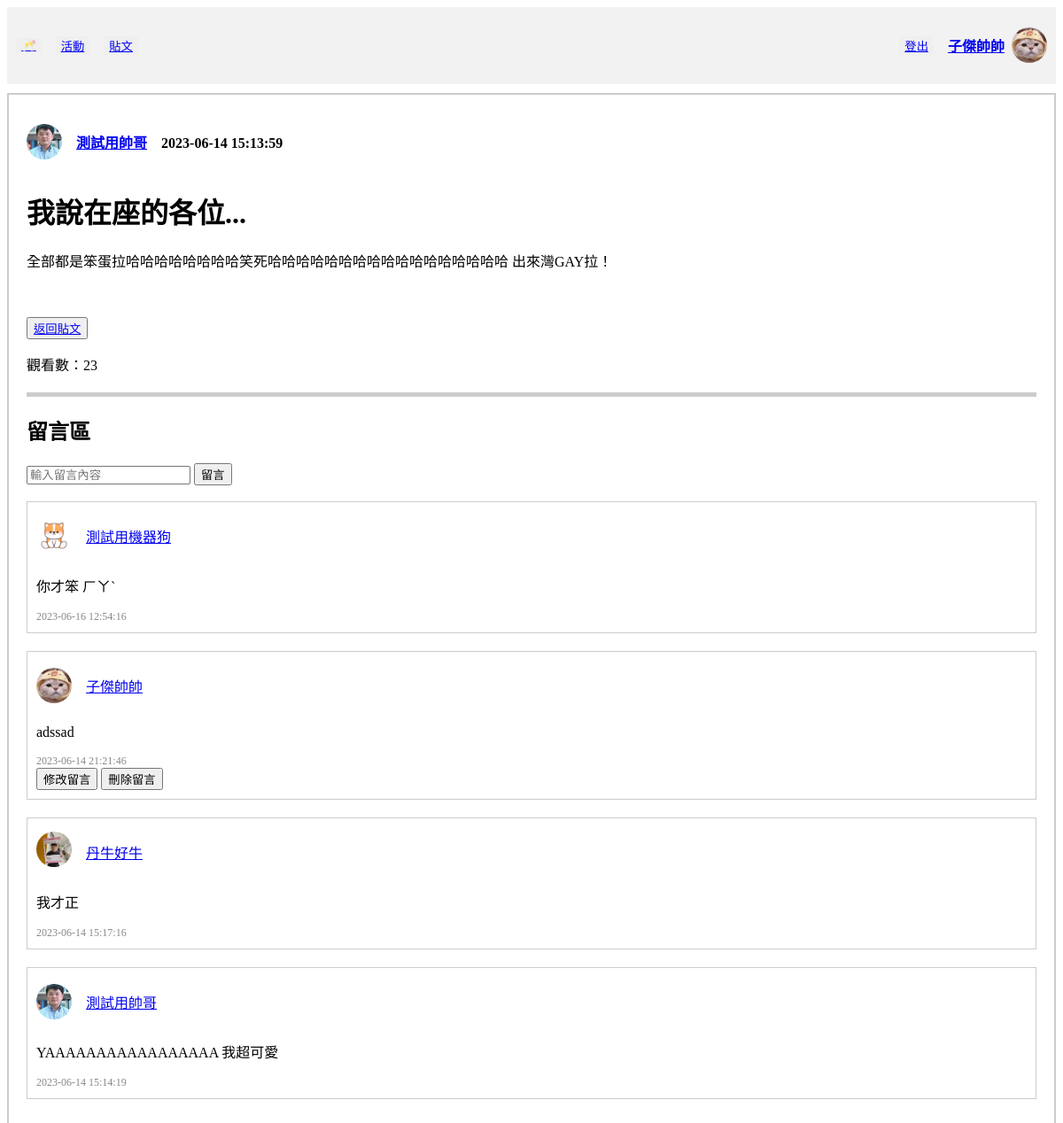
The app's page /post/posts/17 (signed in) with its own data.
### tables this page shows
CREATE TABLE "User" (
	"userID"	INTEGER,
	"password"	VARCHAR(10),
	"nickname"	VARCHAR(10) NOT NULL,
	"gender"	VARCHAR(1) NOT NULL,
	"birth"	TEXT,
	"cellphone"	VARCHAR(10),
	"email"	TEXT UNIQUE,
	"image" TEXT,
	PRIMARY KEY("userID" AUTOINCREMENT)
);

CREATE TABLE "Post" (
	"postID"	INTEGER,
	"postUserID"	INTEGER,
	"postTime"	TEXT,
	"postTitle"	TEXT,
	"postContent"	TEXT,
	"postView"	INT,
	FOREIGN KEY("postUserID") REFERENCES "User"("userID"),
	PRIMARY KEY("postID" AUTOINCREMENT)
);

CREATE TABLE "Comment" (
	"commentID"	INTEGER,
	"commentPostID"	INTEGER,
	"commentUserID"	INTEGER,
	"commentTime"	TEXT,
	"commentContent"	TEXT,
	FOREIGN KEY("commentUserID") REFERENCES "User"("userID") ON DELETE CASCADE,
	FOREIGN KEY("commentPostID") REFERENCES "Post"("postID") ON DELETE CASCADE,
	PRIMARY KEY("commentID" AUTOINCREMENT)
);

### crud/crudPost.py (the view)
@post_bp.route("/posts/<string:sortmethod>", methods=["GET", "POST"])
def posts_method(sortmethod):
    userID = session["userID"]
    searching_value = ""
    if sortmethod == "newest" or sortmethod == "None":
        sortmethod = "newest"
        con = sql.connect("funCrew_db.db")
        con.row_factory = sql.Row
        cur = con.cursor()
        cur.execute(
            "SELECT * FROM Post, User WHERE postUserID = userID ORDER BY postTime DESC"
        )
        posts = cur.fetchall()
        con.commit()
        con.close()
    elif sortmethod == "mostView":
        con = sql.connect("funCrew_db.db")
        con.row_factory = sql.Row
        cur = con.cursor()
        cur.execute(
            "SELECT * FROM Post, User WHERE postUserID = userID ORDER BY postView DESC"
        )
        posts = cur.fetchall()
        con.commit()
        con.close()
    elif sortmethod == "hotest":
        con = sql.connect("funCrew_db.db")
        con.row_factory = sql.Row
        cur = con.cursor()
        cur.execute(
            "SELECT * FROM Post, User LEFT JOIN Comment ON postID=commentPostID WHERE postUserID=userID GROUP BY postID ORDER BY count(commentPostID) DESC"
        )
        posts = cur.fetchall()
        con.commit()
        con.close()
    elif sortmethod == "searching":
        if request.form.get("searching_value"):
            searching_value = request.form.get("searching_value")
        elif request.args.get("searching_value"):
            searching_value = request.args.get("searching_value")
        searching_exp = "%" + searching_value + "%"
        con = sql.connect("funCrew_db.db")
        con.row_factory = sql.Row
        cur = con.cursor()
        cur.execute(
            "SELECT * FROM Post, User WHERE postUserID = userID AND (postTitle LIKE ? OR nickName LIKE ?)",
            (
                searching_exp,
                searching_exp,
            ),
        )
        posts = cur.fetchall()
        con.commit()
        con.close()
    elif sortmethod == "my_posts":
        con = sql.connect("funCrew_db.db")
        con.row_factory = sql.Row
        cur = con.cursor()
        cur.execute(
            "SELECT * FROM Post WHERE postUserID = ? ORDER BY postTime DESC", (userID,)
        )
        posts = cur.fetchall()
        con.commit()
        con.close()
    return render_template(
        "posts.html",
        nickname=get_nickname(userID),
        avatar=get_avatar_path(userID),
        posts=posts,
        userID=userID,
        sortmethod=sortmethod,
        searching_value=searching_value,
    )

### templates/post_detail.html (shortened to what this page needs)
<!DOCTYPE html>
<html lang="zh-Hant-TW">
<head>
</head>
<body>
    <div class="header">
        <div class="header-left">
            <button class="button"><a href="/home"> 🥂 </a></button>
            <button class="button"><a href="/activity/activities/signingUp">活動</a></button>
            <button class="button"><a href="/post/posts/newest">貼文</a></button>
        </div>
        <div class="header-right">
            <button class="button"><a href="/user/logout">登出</a></button>
            <div class="user-info">
                <h4><a href="/user/personalInfo">{{ origin_username }}</a></h4></button>
                <img src="{{ url_for('static', filename='images/avatars/' + origin_user_image[0]) }}" alt="大頭貼">
            </div>
        </div>
    </div>
    <div class="post-wrapper">
        <div class="user-info">
            <img src="{{ url_for('static', filename='images/avatars/' + user_image[0]) }}" alt="大頭貼">
            <h4>　<a href="/user/info/{{post['postUserID']}}">{{ post['nickname'] }}</a>　{{ post['postTime'] }}</h4>
        </div>
        <h1>{{ post['postTitle'] }}</h1>
        <p>{{ post['postContent'] }}</p>
        <br><br>
        {% if searching_value %}
        <button><a href="/post/posts/{{sortmethod}}?searching_value={{searching_value}}">返回</a></button>
        {% else %}
        <button><a href="/post/posts/{{sortmethod}}">返回貼文</a></button>
        {% endif %}
        <p>觀看數：{{views}}</p>
        <div class="separator"></div>
        <h2>留言區</h2>
        <form action="/post/posts/{{ postID }}" method="post">
            <div class="input">
                <input type="text" name="content" placeholder="輸入留言內容" required>
                <button type="submit">留言</button>
            </div>
        </form>
        <br>
        {% for comment in comments %}
        <div class="post">
            <div class="content">
                <div class="user-info">
                    <img src="{{ url_for('static', filename='images/avatars/' + comment['image']) }}" alt="大頭貼">
                    <p><a href="/user/info/{{ comment['commentUserID'] }}">{{ comment['nickname'] }}</a></p>
                </div>
                <p>{{ comment['commentContent'] }}</p>
            </div>
            <div class="info">
                <span>{{ comment['commentTime'] }}</span>
            </div>
            {% if comment['commentUserID'] == userID %}
            <div>
                <button><a href="/post/posts/update_comment/{{ comment['commentID'] }}"
                        style="text-decoration:none; color:black">修改留言</button>
                <button><a href="/post/posts/delete_comment/{{ comment['commentID'] }}"
                        style="text-decoration:none; color:black">刪除留言</button>
            </div>
            {% endif %}
        </div>
        {% endfor %}
    </div>
</body>

### templates/post_detail.html (style rules this page uses)
.header { display: flex; justify-content: space-between; align-items: center; padding: 10px; background-color: #f2f2f2; }
.header-left { display: flex; align-items: center; }
.header-right { display: flex; align-items: center; }
.button { margin-right: 16px; border: none; }
.post { margin-bottom: 20px; border: 1px solid #ccc; padding: 10px; }
.post .info { font-size: 12px; color: #888; }
.post .content { margin-top: 0px; }
.user-info { display: flex; align-items: center; }
.user-info h4 { margin-right: 8px; }
.user-info img { width: 40px; height: 40px; border-radius: 50%; object-fit: cover; }
.post-wrapper { border: 2px solid #ccc; padding: 20px; margin-top: 10px; margin-bottom: 10px; }
.separator { border-top: 5px solid #ccc; margin-top: 20px; margin-bottom: 20px; }

### records on screen
User: nickname "子傑帥帥", image (picture)
User: image (placeholder picture), nickname "測試用帥哥"
Post: postTime "2023-06-14 15:13:59", postTitle "我說在座的各位...", postContent "全部都是笨蛋拉哈哈哈哈哈哈哈哈笑死哈哈哈哈哈哈哈哈哈哈哈哈哈哈哈哈哈 出來灣GAY拉！"
Comment: image (picture), nickname "測試用機器狗", commentContent "你才笨 ㄏㄚˋ", commentTime "2023-06-16 12:54:16"
Comment: image (picture), nickname "子傑帥帥", commentContent "adssad", commentTime "2023-06-14 21:21:46"
Comment: image (picture), nickname "丹牛好牛", commentContent "我才正", commentTime "2023-06-14 15:17:16"
Comment: image (placeholder picture), nickname "測試用帥哥", commentContent "YAAAAAAAAAAAAAAAAA 我超可愛", commentTime "2023-06-14 15:14:19"

### other values on screen
{{ views }} "23"
